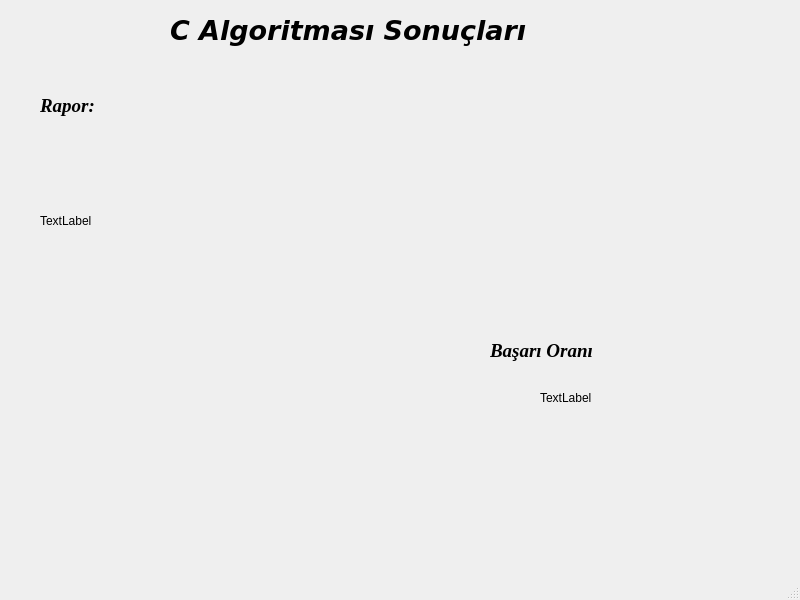
<?xml version="1.0" encoding="UTF-8"?>
<ui version="4.0">
 <class>MainWindow</class>
 <widget class="QMainWindow" name="MainWindow">
  <property name="geometry">
   <rect>
    <x>0</x>
    <y>0</y>
    <width>800</width>
    <height>600</height>
   </rect>
  </property>
  <property name="windowTitle">
   <string>MainWindow</string>
  </property>
  <widget class="QWidget" name="centralwidget">
   <widget class="QLabel" name="label">
    <property name="geometry">
     <rect>
      <x>170</x>
      <y>0</y>
      <width>451</width>
      <height>61</height>
     </rect>
    </property>
    <property name="font">
     <font>
      <family>Verdana</family>
      <pointsize>20</pointsize>
      <weight>75</weight>
      <italic>true</italic>
      <bold>true</bold>
     </font>
    </property>
    <property name="text">
     <string>C Algoritması Sonuçları</string>
    </property>
   </widget>
   <widget class="QLabel" name="label_2">
    <property name="geometry">
     <rect>
      <x>40</x>
      <y>90</y>
      <width>81</width>
      <height>31</height>
     </rect>
    </property>
    <property name="font">
     <font>
      <family>Times New Roman</family>
      <pointsize>14</pointsize>
      <weight>75</weight>
      <italic>true</italic>
      <bold>true</bold>
     </font>
    </property>
    <property name="text">
     <string>Rapor:</string>
    </property>
   </widget>
   <widget class="QLabel" name="label_3">
    <property name="geometry">
     <rect>
      <x>40</x>
      <y>120</y>
      <width>221</width>
      <height>201</height>
     </rect>
    </property>
    <property name="text">
     <string>TextLabel</string>
    </property>
   </widget>
   <widget class="QLabel" name="label_4">
    <property name="geometry">
     <rect>
      <x>490</x>
      <y>320</y>
      <width>141</width>
      <height>61</height>
     </rect>
    </property>
    <property name="font">
     <font>
      <family>Times New Roman</family>
      <pointsize>14</pointsize>
      <weight>75</weight>
      <italic>true</italic>
      <bold>true</bold>
     </font>
    </property>
    <property name="text">
     <string>Başarı Oranı</string>
    </property>
   </widget>
   <widget class="QLabel" name="label_5">
    <property name="geometry">
     <rect>
      <x>540</x>
      <y>390</y>
      <width>55</width>
      <height>16</height>
     </rect>
    </property>
    <property name="text">
     <string>TextLabel</string>
    </property>
   </widget>
  </widget>
  <widget class="QMenuBar" name="menubar">
   <property name="geometry">
    <rect>
     <x>0</x>
     <y>0</y>
     <width>800</width>
     <height>26</height>
    </rect>
   </property>
  </widget>
  <widget class="QStatusBar" name="statusbar"/>
 </widget>
 <resources/>
 <connections/>
</ui>
